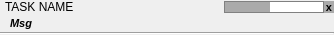
<?xml version="1.0" encoding="UTF-8"?>
<ui version="4.0">
 <class>form_task</class>
 <widget class="QWidget" name="form_task">
  <property name="geometry">
   <rect>
    <x>0</x>
    <y>0</y>
    <width>334</width>
    <height>35</height>
   </rect>
  </property>
  <property name="maximumSize">
   <size>
    <width>16777215</width>
    <height>60</height>
   </size>
  </property>
  <property name="windowTitle">
   <string>Form</string>
  </property>
  <property name="autoFillBackground">
   <bool>true</bool>
  </property>
  <layout class="QVBoxLayout" name="verticalLayout">
   <property name="spacing">
    <number>0</number>
   </property>
   <property name="margin">
    <number>0</number>
   </property>
   <item>
    <layout class="QGridLayout" name="gridLayout">
     <property name="leftMargin">
      <number>0</number>
     </property>
     <property name="spacing">
      <number>0</number>
     </property>
     <item row="0" column="2">
      <widget class="QProgressBar" name="progressBar">
       <property name="enabled">
        <bool>true</bool>
       </property>
       <property name="sizePolicy">
        <sizepolicy hsizetype="Expanding" vsizetype="Fixed">
         <horstretch>1</horstretch>
         <verstretch>0</verstretch>
        </sizepolicy>
       </property>
       <property name="maximumSize">
        <size>
         <width>100</width>
         <height>12</height>
        </size>
       </property>
       <property name="autoFillBackground">
        <bool>false</bool>
       </property>
       <property name="styleSheet">
        <string notr="true">QProgressBar {
     border: 1px solid grey;
     border-radius: 0px;
 }

 QProgressBar::chunk {
		background-color: #AAAAAA;
     width: 5px;
 }</string>
       </property>
       <property name="maximum">
        <number>0</number>
       </property>
       <property name="value">
        <number>0</number>
       </property>
       <property name="invertedAppearance">
        <bool>false</bool>
       </property>
      </widget>
     </item>
     <item row="0" column="1">
      <widget class="QLabel" name="label_name">
       <property name="sizePolicy">
        <sizepolicy hsizetype="Ignored" vsizetype="Preferred">
         <horstretch>1</horstretch>
         <verstretch>0</verstretch>
        </sizepolicy>
       </property>
       <property name="maximumSize">
        <size>
         <width>16777215</width>
         <height>20</height>
        </size>
       </property>
       <property name="autoFillBackground">
        <bool>true</bool>
       </property>
       <property name="text">
        <string>TASK NAME</string>
       </property>
       <property name="indent">
        <number>5</number>
       </property>
      </widget>
     </item>
     <item row="0" column="3">
      <widget class="QToolButton" name="toolButton">
       <property name="maximumSize">
        <size>
         <width>10</width>
         <height>12</height>
        </size>
       </property>
       <property name="font">
        <font>
         <pointsize>8</pointsize>
         <weight>75</weight>
         <italic>false</italic>
         <bold>true</bold>
        </font>
       </property>
       <property name="autoFillBackground">
        <bool>false</bool>
       </property>
       <property name="styleSheet">
        <string notr="true"> QToolButton { /* all types of tool button */
     border: 1px solid #AAAAAA;
     border-radius: 6px;
     background-color: #AAAAAA;
 }</string>
       </property>
       <property name="text">
        <string>x</string>
       </property>
      </widget>
     </item>
     <item row="1" column="0" colspan="4">
      <widget class="QLabel" name="label_status">
       <property name="sizePolicy">
        <sizepolicy hsizetype="Ignored" vsizetype="Preferred">
         <horstretch>0</horstretch>
         <verstretch>0</verstretch>
        </sizepolicy>
       </property>
       <property name="maximumSize">
        <size>
         <width>16777215</width>
         <height>20</height>
        </size>
       </property>
       <property name="font">
        <font>
         <pointsize>8</pointsize>
         <weight>75</weight>
         <italic>true</italic>
         <bold>true</bold>
        </font>
       </property>
       <property name="autoFillBackground">
        <bool>true</bool>
       </property>
       <property name="text">
        <string>Msg</string>
       </property>
       <property name="alignment">
        <set>Qt::AlignLeading|Qt::AlignLeft|Qt::AlignVCenter</set>
       </property>
       <property name="margin">
        <number>0</number>
       </property>
       <property name="indent">
        <number>10</number>
       </property>
      </widget>
     </item>
    </layout>
   </item>
   <item>
    <widget class="Line" name="line">
     <property name="styleSheet">
      <string notr="true">color: rgb(0, 0, 0);</string>
     </property>
     <property name="orientation">
      <enum>Qt::Horizontal</enum>
     </property>
    </widget>
   </item>
  </layout>
 </widget>
 <resources/>
 <connections/>
</ui>
